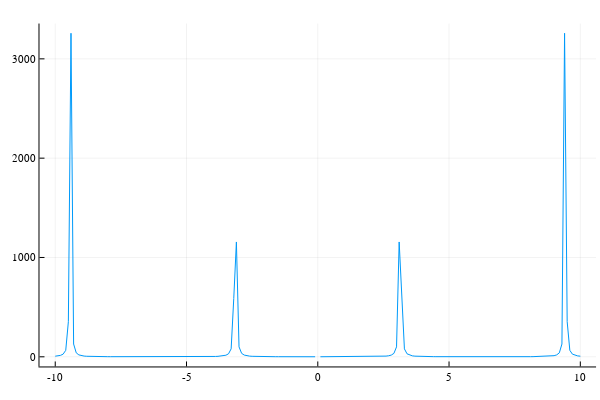

The notebook cell saved with this chart:
### Code cell
x = -10:0.1:10
plot(x,f1.(x),grid=true,logspacgridalpha=0.8,legend=false)

### Figure 1 — Plotly figure (JSON) as saved in the notebook; plotly's stock layout.template omitted (floating-point values rounded to 4 significant figures)
{"data": [{"colorbar": {"title": ""}, "legendgroup": "y1", "line": {"color": "rgba(0, 154, 250, 1.000)", "dash": "solid", "shape": "linear", "width": 1}, "logspacgridalpha": 0.8, "mode": "lines", "name": "y1", "showlegend": true, "type": "scatter", "x": [-10, -9.9, -9.8, -9.7, -9.6, -9.5, -9.4, -9.3, -9.2, -9.1, -9, -8.9, -8.8, -8.7, -8.6, -8.5, -8.4, -8.3, -8.2, -8.1, -8, -7.9, -7.8, -7.7, -7.6, -7.5, -7.4, -7.3, -7.2, -7.1, -7, -6.9, -6.8, -6.7, -6.6, -6.5, -6.4, -6.3, -6.2, -6.1, -6, -5.9, -5.8, -5.7, -5.6, -5.5, -5.4, -5.3, -5.2, -5.1, -5, -4.9, -4.8, -4.7, -4.6, -4.5, -4.4, -4.3, -4.2, -4.1, -4, -3.9, -3.8, -3.7, -3.6, -3.5, -3.4, -3.3, -3.2, -3.1, -3, -2.9, -2.8, -2.7, -2.6, -2.5, -2.4, -2.3, -2.2, -2.1, -2, -1.9, -1.8, -1.7, -1.6, -1.5, -1.4, -1.3, -1.2, -1.1, -1, -0.9, -0.8, -0.7, -0.6, -0.5, -0.4, -0.3, -0.2, -0.1], "xaxis": "x", "y": [6.214, 9.025, 14.37, 26.57, 65.31, 353.6, 3258.0, 128.6, 39.75, 19.13, 11.25, 7.431, 5.294, 3.978, 3.113, 2.513, 2.08, 1.759, 1.513, 1.322, 1.17, 1.048, 0.9488, 0.867, 0.7992, 0.7426, 0.6951, 0.6553, 0.6218, 0.5936, 0.5702, 0.5507, 0.5349, 0.5224, 0.5128, 0.5059, 0.5017, 0.5, 0.5009, 0.5042, 0.5102, 0.5188, 0.5304, 0.545, 0.5632, 0.5853, 0.6117, 0.6433, 0.681, 0.7257, 0.779, 0.8428, 0.9195, 1.013, 1.126, 1.267, 1.444, 1.669, 1.962, 2.352, 2.887, 3.649, 4.784, 6.583, 9.686, 15.74, 30.12, 79.87, 586.4, 1156.0, 99.93, 34.43, 17.31, 10.42, 6.988, 5.029, 3.808, 2.996, 2.43, 2.02, 1.713, 1.478, 1.294, 1.148, 1.03, 0.9339, 0.8547, 0.789, 0.734, 0.6879, 0.6492, 0.6167, 0.5894, 0.5666, 0.5478, 0.5326, 0.5205, 0.5114, 0.505, 0.5013], "yaxis": "y", "zmax": null, "zmin": null}, {"colorbar": {"title": ""}, "legendgroup": "y1", "line": {"color": "rgba(0, 154, 250, 1.000)", "dash": "solid", "shape": "linear", "width": 1}, "logspacgridalpha": 0.8, "mode": "lines", "name": "y1", "showlegend": false, "type": "scatter", "x": [0.1, 0.2, 0.3, 0.4, 0.5, 0.6, 0.7, 0.8, 0.9, 1, 1.1, 1.2, 1.3, 1.4, 1.5, 1.6, 1.7, 1.8, 1.9, 2, 2.1, 2.2, 2.3, 2.4, 2.5, 2.6, 2.7, 2.8, 2.9, 3, 3.1, 3.2, 3.3, 3.4, 3.5, 3.6, 3.7, 3.8, 3.9, 4, 4.1, 4.2, 4.3, 4.4, 4.5, 4.6, 4.7, 4.8, 4.9, 5, 5.1, 5.2, 5.3, 5.4, 5.5, 5.6, 5.7, 5.8, 5.9, 6, 6.1, 6.2, 6.3, 6.4, 6.5, 6.6, 6.7, 6.8, 6.9, 7, 7.1, 7.2, 7.3, 7.4, 7.5, 7.6, 7.7, 7.8, 7.9, 8, 8.1, 8.2, 8.3, 8.4, 8.5, 8.6, 8.7, 8.8, 8.9, 9, 9.1, 9.2, 9.3, 9.4, 9.5, 9.6, 9.7, 9.8, 9.9, 10], "xaxis": "x", "y": [0.5013, 0.505, 0.5114, 0.5205, 0.5326, 0.5478, 0.5666, 0.5894, 0.6167, 0.6492, 0.6879, 0.734, 0.789, 0.8547, 0.9339, 1.03, 1.148, 1.294, 1.478, 1.713, 2.02, 2.43, 2.996, 3.808, 5.029, 6.988, 10.42, 17.31, 34.43, 99.93, 1156.0, 586.4, 79.87, 30.12, 15.74, 9.686, 6.583, 4.784, 3.649, 2.887, 2.352, 1.962, 1.669, 1.444, 1.267, 1.126, 1.013, 0.9195, 0.8428, 0.779, 0.7257, 0.681, 0.6433, 0.6117, 0.5853, 0.5632, 0.545, 0.5304, 0.5188, 0.5102, 0.5042, 0.5009, 0.5, 0.5017, 0.5059, 0.5128, 0.5224, 0.5349, 0.5507, 0.5702, 0.5936, 0.6218, 0.6553, 0.6951, 0.7426, 0.7992, 0.867, 0.9488, 1.048, 1.17, 1.322, 1.513, 1.759, 2.08, 2.513, 3.113, 3.978, 5.294, 7.431, 11.25, 19.13, 39.75, 128.6, 3258.0, 353.6, 65.31, 26.57, 14.37, 9.025, 6.214], "yaxis": "y", "zmax": null, "zmin": null}], "layout": {"annotations": [], "height": 400, "margin": {"b": 20, "l": 0, "r": 0, "t": 20}, "paper_bgcolor": "rgba(255, 255, 255, 1.000)", "plot_bgcolor": "rgba(255, 255, 255, 1.000)", "showlegend": false, "width": 600, "xaxis": {"anchor": "y", "domain": [0.06582, 0.9934], "gridcolor": "rgba(0, 0, 0, 0.100)", "gridwidth": 0.5, "linecolor": "rgba(0, 0, 0, 1.000)", "mirror": false, "range": [-10.6, 10.6], "showgrid": true, "showline": true, "showticklabels": true, "tickangle": 0, "tickcolor": "rgb(0, 0, 0)", "tickfont": {"color": "rgba(0, 0, 0, 1.000)", "family": "sans-serif", "size": 11}, "tickmode": "array", "ticks": "inside", "ticktext": ["-10", "-5", "0", "5", "10"], "tickvals": [-10, -5, 0, 5, 10], "title": "", "titlefont": {"color": "rgba(0, 0, 0, 1.000)", "family": "sans-serif", "size": 15}, "type": "-", "visible": true, "zeroline": false, "zerolinecolor": "rgba(0, 0, 0, 1.000)"}, "yaxis": {"anchor": "x", "domain": [0.03762, 0.9902], "gridcolor": "rgba(0, 0, 0, 0.100)", "gridwidth": 0.5, "linecolor": "rgba(0, 0, 0, 1.000)", "mirror": false, "range": [-97.22, 3355.0], "showgrid": true, "showline": true, "showticklabels": true, "tickangle": 0, "tickcolor": "rgb(0, 0, 0)", "tickfont": {"color": "rgba(0, 0, 0, 1.000)", "family": "sans-serif", "size": 11}, "tickmode": "array", "ticks": "inside", "ticktext": ["0", "1000", "2000", "3000"], "tickvals": [0, 1000, 2000, 3000], "title": "", "titlefont": {"color": "rgba(0, 0, 0, 1.000)", "family": "sans-serif", "size": 15}, "type": "-", "visible": true, "zeroline": false, "zerolinecolor": "rgba(0, 0, 0, 1.000)"}}}
